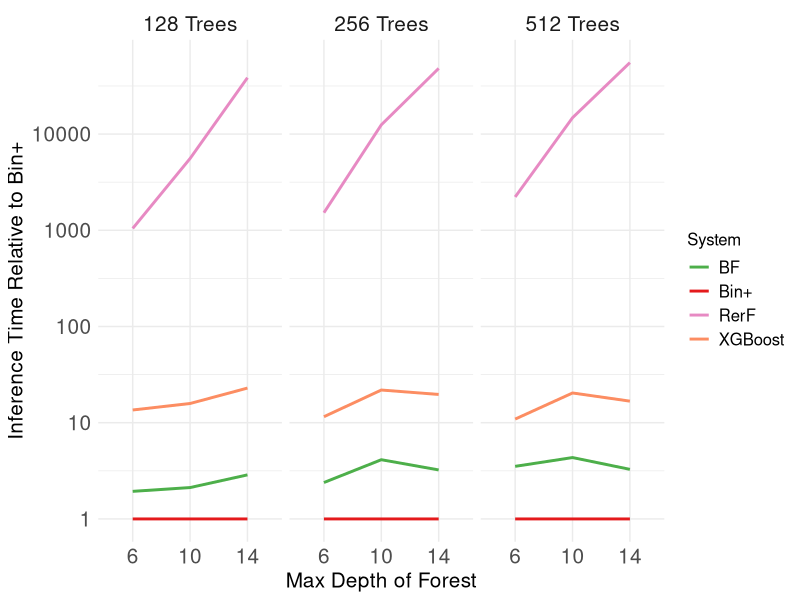

Write R code to recreate this figure.
# ---
# title: "Test speed-up and scale-up of R-Rerf against xg and ranger"
# author: "James Browne"
# date: "Oct 10 2017"
# output: html_document
# ---
library(ggplot2)
library(plyr)

data_summary <- function(data, varname, groupnames){
      require(plyr)
  summary_func <- function(x, col){
          c(mean = median(x[[col]], na.rm=TRUE),
                  sd = sd(x[[col]], na.rm=TRUE))
    }
    data_sum<-ddply(data, groupnames, .fun=summary_func,
                                      varname)
    data_sum <- rename(data_sum, c("mean" = varname))
     return(data_sum)
}
mydata1 <- read.csv(file="experiment5b.csv", header=FALSE)
mydata1$V1 <- as.factor(as.character(mydata1$V1));
mydata1$V5 <- as.factor(as.character(mydata1$V5));
mydata1$V4 <- as.factor(as.character(mydata1$V4));
mydata1$V3 <- as.double(mydata1$V3)/25000.0 *1000000;

mydata1 <- mydata1[,c(1,5,4,3)]
mydata1 <- rename(mydata1,c("V5"="V2","V3"="V4","V4"="V3"))


#mydata2 <- read.csv(file="experiment5c.csv", header=FALSE)
#mydata2$V1 <- as.factor(as.character(mydata2$V1));
#mydata2$V5 <- as.factor(as.character(mydata2$V5));
#mydata2$V4 <- as.factor(as.character(mydata2$V4));
#mydata2$V3 <- as.double(mydata2$V3)/25000.0 *1000000;

#mydata2 <- mydata2[,c(1,5,4,3)]
#mydata2 <- rename(mydata2,c("V5"="V2","V3"="V4","V4"="V3"))


mydata <- read.csv(file="experiment5a.csv", header=FALSE)

mydata$V1 <- as.factor(mydata$V1);
mydata$V2 <- as.factor(mydata$V2);
mydata$V3 <- as.factor(mydata$V3);
mydata$V4 <- mydata$V4/25000;

mydata <- rbind(mydata,mydata1)
#mydata <- rbind(mydata,mydata2)

levels(mydata$V3) <- c("128 Trees", "256 Trees", "512 Trees")

mydata <- data_summary(mydata,varname="V4",groupnames=c("V1","V2","V3"))




data_Relative <- function(data, varnameTimes, varnameTechnique, groupnames){
      require(plyr)
  summary_func <- function(x, col1, col2){
		binTime <- x[[col1]][x[[col2]]=="Bin+"]
           x[[col1]] = x[[col1]]/binTime
		x
    }
    data_sum<-ddply(data, groupnames, .fun=summary_func, varnameTimes, varnameTechnique)
     return(data_sum)
}
mydata <- data_Relative(mydata,varnameTimes="V4",varnameTechnique="V1",groupnames=c("V2","V3"))



leg <- theme(legend.text = element_text(size = 12), legend.title=element_text(size = 12), plot.title = element_text(size = 16,  face="bold"), axis.title.x = element_text(size=15), axis.text.x = element_text(size=15), axis.title.y = element_text(size=15), axis.text.y = element_text(size=15), strip.text.x = element_text(size=15))

p <- ggplot(mydata, aes(x=V2, y=V4, group=V1, color=V1)) + geom_line(size=1)
  
p <- p + theme_minimal()
p <- p + labs(x = "Max Depth of Forest", y = "Inference Time Relative to Bin+")

p <- p + scale_y_continuous(trans='log10')
p <- p + scale_colour_manual(values=c("Bin+"="#e41a1c", " Bin"="#377eb8", " Stat"="#984ea3", " DF"="#ff7f00", " DF-"="#ffff33", "BF"="#4daf4a", "RerF"="#e78ac3", "XGBoost"="#fc8d62" ), name="System" )
p <- p + leg
p <- p + facet_grid(. ~ V3)


png(file="System.png")
print(p)
dev.off()

